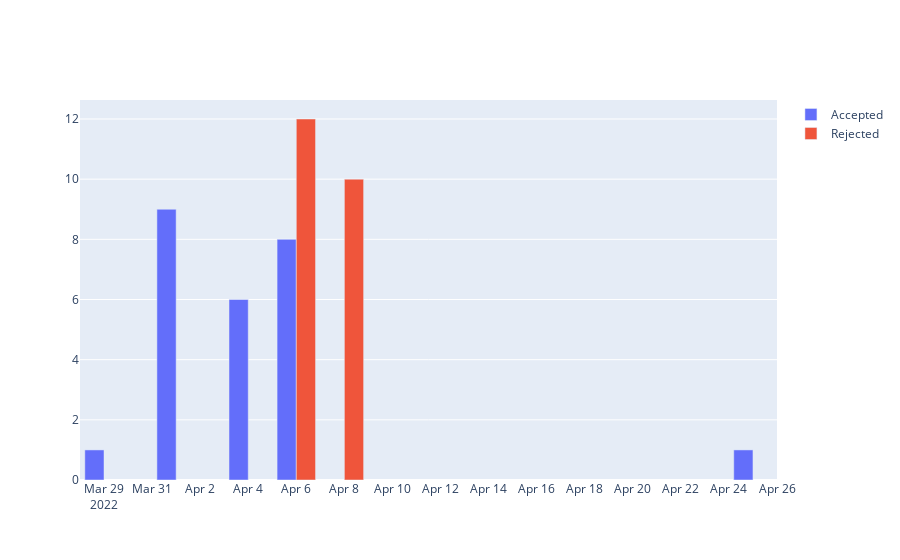

Write notebook code for a chart like this one.
### Code cell
# create a figure
fig = go.Figure()

# make bar plot, x is date, y is count of accepts and rejects on that date
fig.add_trace(go.Bar(x=df[df['status'] == 'accepted']['date'].value_counts().index,
                        y=df[df['status'] == 'accepted']['date'].value_counts().values, 
                        name='Accepted'))

fig.add_trace(go.Bar(x=df[df['status'] == 'rejected']['date'].value_counts().index,
                        y=df[df['status'] == 'rejected']['date'].value_counts().values,                     
                        name='Rejected'))

fig.show()

### Figure 1 — Plotly figure (JSON) as saved in the notebook; plotly's stock layout.template omitted (floating-point values rounded to 4 significant figures)
{"data": [{"name": "Accepted", "type": "bar", "x": ["2022-04-01T00:00:00", "2022-04-06T00:00:00", "2022-04-04T00:00:00", "2022-04-25T00:00:00", "2022-03-29T00:00:00"], "y": [9, 8, 6, 1, 1]}, {"name": "Rejected", "type": "bar", "x": ["2022-04-06T00:00:00", "2022-04-08T00:00:00"], "y": [12, 10]}], "layout": {}}
